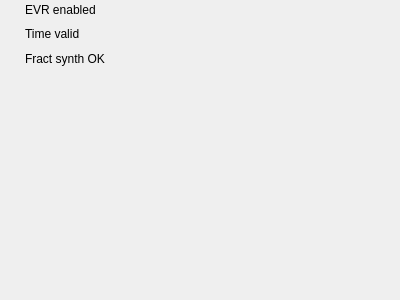
<?xml version="1.0" encoding="UTF-8"?>
<ui version="4.0">
 <class>Form</class>
 <widget class="QWidget" name="Form">
  <property name="geometry">
   <rect>
    <x>0</x>
    <y>0</y>
    <width>400</width>
    <height>300</height>
   </rect>
  </property>
  <property name="windowTitle">
   <string>Form</string>
  </property>
  <widget class="caLed" name="caled_3">
   <property name="geometry">
    <rect>
     <x>1</x>
     <y>50</y>
     <width>18</width>
     <height>18</height>
    </rect>
   </property>
   <property name="toolTip">
    <string>Is the EVR's local oscilator phase locked with the phase of the EVG's oscilator.</string>
   </property>
   <property name="rectangular">
    <bool>false</bool>
   </property>
   <property name="channel" stdset="0">
    <string notr="true">$(SYS)-$(DEVICE):CG-Sts</string>
   </property>
   <property name="falseColor">
    <color>
     <red>255</red>
     <green>0</green>
     <blue>0</blue>
    </color>
   </property>
   <property name="trueColor">
    <color>
     <red>0</red>
     <green>205</green>
     <blue>0</blue>
    </color>
   </property>
   <property name="undefinedColor">
    <color>
     <red>255</red>
     <green>255</green>
     <blue>255</blue>
    </color>
   </property>
  </widget>
  <widget class="caLed" name="caled_4">
   <property name="geometry">
    <rect>
     <x>1</x>
     <y>25</y>
     <width>18</width>
     <height>18</height>
    </rect>
   </property>
   <property name="toolTip">
    <string>Indicates if the EVR has a current, valid timestamp.</string>
   </property>
   <property name="rectangular">
    <bool>false</bool>
   </property>
   <property name="channel" stdset="0">
    <string notr="true">$(SYS)-$(DEVICE):Time-Valid-Sts</string>
   </property>
   <property name="falseColor">
    <color>
     <red>255</red>
     <green>0</green>
     <blue>0</blue>
    </color>
   </property>
   <property name="trueColor">
    <color>
     <red>0</red>
     <green>205</green>
     <blue>0</blue>
    </color>
   </property>
   <property name="undefinedColor">
    <color>
     <red>255</red>
     <green>255</green>
     <blue>255</blue>
    </color>
   </property>
  </widget>
  <widget class="QLabel" name="label_19">
   <property name="geometry">
    <rect>
     <x>25</x>
     <y>25</y>
     <width>105</width>
     <height>18</height>
    </rect>
   </property>
   <property name="text">
    <string>Time valid</string>
   </property>
  </widget>
  <widget class="caLed" name="caled">
   <property name="geometry">
    <rect>
     <x>1</x>
     <y>1</y>
     <width>18</width>
     <height>18</height>
    </rect>
   </property>
   <property name="toolTip">
    <string>Master enable for the EVR. If not set then very little will happen.</string>
   </property>
   <property name="rectangular">
    <bool>false</bool>
   </property>
   <property name="channel" stdset="0">
    <string notr="true">$(SYS)-$(DEVICE):Ena-Sel</string>
   </property>
   <property name="falseColor">
    <color>
     <red>255</red>
     <green>0</green>
     <blue>0</blue>
    </color>
   </property>
   <property name="trueColor">
    <color>
     <red>0</red>
     <green>205</green>
     <blue>0</blue>
    </color>
   </property>
   <property name="undefinedColor">
    <color>
     <red>255</red>
     <green>255</green>
     <blue>255</blue>
    </color>
   </property>
  </widget>
  <widget class="QLabel" name="label_4">
   <property name="geometry">
    <rect>
     <x>25</x>
     <y>50</y>
     <width>105</width>
     <height>18</height>
    </rect>
   </property>
   <property name="text">
    <string>Fract synth OK</string>
   </property>
  </widget>
  <widget class="QLabel" name="label">
   <property name="geometry">
    <rect>
     <x>25</x>
     <y>1</y>
     <width>105</width>
     <height>18</height>
    </rect>
   </property>
   <property name="text">
    <string>EVR enabled</string>
   </property>
  </widget>
 </widget>
 <customwidgets>
  <customwidget>
   <class>caLed</class>
   <extends>QWidget</extends>
   <header>caLed</header>
  </customwidget>
 </customwidgets>
 <resources/>
 <connections/>
</ui>
